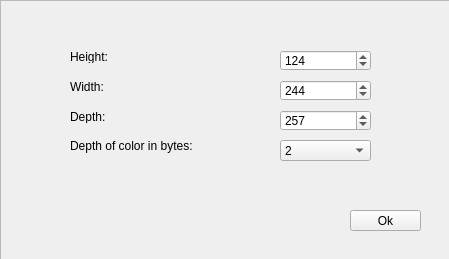
<?xml version="1.0" encoding="UTF-8"?>
<ui version="4.0">
 <class>PropertyView</class>
 <widget class="QWidget" name="PropertyView">
  <property name="geometry">
   <rect>
    <x>0</x>
    <y>0</y>
    <width>449</width>
    <height>259</height>
   </rect>
  </property>
  <property name="windowTitle">
   <string>Form</string>
  </property>
  <widget class="QFrame" name="frame">
   <property name="geometry">
    <rect>
     <x>0</x>
     <y>0</y>
     <width>451</width>
     <height>261</height>
    </rect>
   </property>
   <property name="frameShape">
    <enum>QFrame::StyledPanel</enum>
   </property>
   <property name="frameShadow">
    <enum>QFrame::Raised</enum>
   </property>
   <widget class="QSpinBox" name="heightSpinBox">
    <property name="geometry">
     <rect>
      <x>280</x>
      <y>50</y>
      <width>91</width>
      <height>21</height>
     </rect>
    </property>
    <property name="maximum">
     <number>1024</number>
    </property>
    <property name="value">
     <number>124</number>
    </property>
   </widget>
   <widget class="QSpinBox" name="widthSpinBox">
    <property name="geometry">
     <rect>
      <x>280</x>
      <y>80</y>
      <width>91</width>
      <height>21</height>
     </rect>
    </property>
    <property name="maximum">
     <number>1024</number>
    </property>
    <property name="value">
     <number>244</number>
    </property>
   </widget>
   <widget class="QSpinBox" name="depthSpinBox">
    <property name="geometry">
     <rect>
      <x>280</x>
      <y>110</y>
      <width>91</width>
      <height>21</height>
     </rect>
    </property>
    <property name="maximum">
     <number>1024</number>
    </property>
    <property name="value">
     <number>257</number>
    </property>
   </widget>
   <widget class="QComboBox" name="colorDepthComboBox">
    <property name="geometry">
     <rect>
      <x>280</x>
      <y>140</y>
      <width>91</width>
      <height>21</height>
     </rect>
    </property>
    <item>
     <property name="text">
      <string>2</string>
     </property>
    </item>
    <item>
     <property name="text">
      <string>1</string>
     </property>
    </item>
   </widget>
   <widget class="QLabel" name="colorDepthLabel">
    <property name="geometry">
     <rect>
      <x>70</x>
      <y>130</y>
      <width>141</width>
      <height>31</height>
     </rect>
    </property>
    <property name="text">
     <string>Depth of color in bytes:</string>
    </property>
   </widget>
   <widget class="QLabel" name="widthLabel">
    <property name="geometry">
     <rect>
      <x>70</x>
      <y>80</y>
      <width>47</width>
      <height>13</height>
     </rect>
    </property>
    <property name="text">
     <string>Width:</string>
    </property>
   </widget>
   <widget class="QLabel" name="heightLabel">
    <property name="geometry">
     <rect>
      <x>70</x>
      <y>50</y>
      <width>47</width>
      <height>13</height>
     </rect>
    </property>
    <property name="text">
     <string>Height:</string>
    </property>
   </widget>
   <widget class="QLabel" name="depthLabel">
    <property name="geometry">
     <rect>
      <x>70</x>
      <y>110</y>
      <width>47</width>
      <height>13</height>
     </rect>
    </property>
    <property name="text">
     <string>Depth:</string>
    </property>
   </widget>
   <widget class="QPushButton" name="okButton">
    <property name="geometry">
     <rect>
      <x>350</x>
      <y>210</y>
      <width>71</width>
      <height>21</height>
     </rect>
    </property>
    <property name="text">
     <string>Ok</string>
    </property>
   </widget>
  </widget>
 </widget>
 <resources/>
 <connections/>
</ui>
